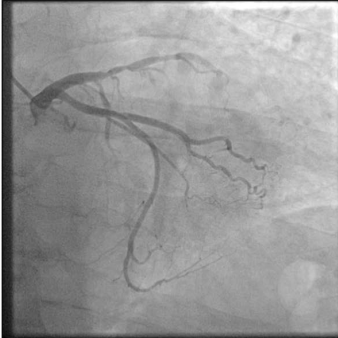
#> input picture data/real/image01.png, 338 x 338 px
$ python -i background_suppression.py   (imports and definitions only)
#> lines starting #> are read from the running program, lines starting #| are printed output that depends on the picture
"""
Background structure suppression: ribs, spine, lung fields, background noise.

Approach
--------
Ribs, spine, and lung fields are large, smoothly-varying (low spatial
frequency) anatomical structures compared to the thin, high-frequency
coronary artery vessels. This module exploits that frequency separation
using a fast homomorphic/high-pass strategy that is safe for real-time
(<=36 ms) operation:

  1. Estimate the background (low-frequency) component with a large-kernel
     Gaussian blur (separable => O(n) and very fast in OpenCV).
  2. Subtract the estimated background from the original frame (unsharp
     masking / high-pass filtering) to suppress ribs/spine/lungs while
     retaining thin vessel edges.
  3. Apply a morphological opening (large elliptical structuring element)
     as a second, complementary background estimate and subtract it too
     (a fast approximation of grayscale top-hat filtering), which further
     removes rib/spine remnants that Gaussian blur alone may not fully
     remove.
"""

from __future__ import annotations

import numpy as np
import cv2


def estimate_background_gaussian(img_float: np.ndarray, sigma: float = 25.0,
                                  pyramid_levels: int = 2) -> np.ndarray:
    """
    Large-scale low-frequency background estimate (ribs/spine/lungs).

    A true full-resolution Gaussian blur with a large sigma requires a huge
    kernel (O(sigma) size, applied over the whole image) which is too slow
    for the real-time budget. Instead we approximate it cheaply using an
    image-pyramid trick: downsample the image (cv2.pyrDown, each halving
    width/height and cost by ~4x), blur at the much smaller scale with a
    proportionally smaller sigma, then upsample back (cv2.pyrUp). This
    preserves the same effective spatial low-pass behaviour at a fraction
    of the compute cost.
    """
    small = img_float
    for _ in range(pyramid_levels):
        small = cv2.pyrDown(small)

    small_sigma = max(1.0, sigma / (2 ** pyramid_levels))
    ksize = int(2 * round(3 * small_sigma) + 1)
    small_blurred = cv2.GaussianBlur(small, (ksize, ksize), small_sigma)

    large = small_blurred
    for _ in range(pyramid_levels):
        large = cv2.pyrUp(large)

    h, w = img_float.shape
    if large.shape != (h, w):
        large = cv2.resize(large, (w, h), interpolation=cv2.INTER_LINEAR)
    return large


# [63 lines left out: functions estimate_background_morphological, estimate_rib_structures, not called in this run]


_RIB_KERNEL_CACHE: dict[tuple[int, float], np.ndarray] = {}


# [15 lines left out: function _rib_kernel, not called in this run]


def suppress_background(img_float: np.ndarray, gaussian_sigma: float = 25.0,
                         morph_radius: int = 15, blend: float = 0.5,
                         rib_length: int = 41) -> np.ndarray:
    """
    Suppress ribs/spine/lung/background structures via triple background
    estimation + subtraction (homomorphic-style high-pass filtering plus a
    targeted rib-line estimate).

    Returns a float32 image, still roughly in [0,1]-ish range but centered
    around 0.5 after suppression (values are re-normalized by caller/display).
    """
    bg_gauss = estimate_background_gaussian(img_float, sigma=gaussian_sigma)
    bg_morph = estimate_background_morphological(img_float, radius=morph_radius)
    bg_smooth = blend * bg_gauss + (1.0 - blend) * bg_morph

    rib_estimate = estimate_rib_structures(img_float, length=rib_length)
    # Only remove the rib contribution that exceeds the smooth low-frequency
    # background already captured above, avoiding double-subtraction.
    rib_excess = np.clip(rib_estimate - bg_smooth, 0.0, None)

    background = bg_smooth + rib_excess
    suppressed = img_float - background + 0.5  # recenter around mid-gray
    return np.clip(suppressed, 0.0, 1.0)

>>> import cv2
>>> picture = cv2.imread('../data/real/image01.png')
#> picture is the input picture: shape (338, 338, 3); min 3, max 255, mean 151.5
>>> result = suppress_background(picture)
#> the loop in estimate_background_gaussian, `for _ in range(pyramid_levels):` made 2 passes
#> pass 2, in estimate_background_gaussian, `small = cv2.pyrDown(small)`:
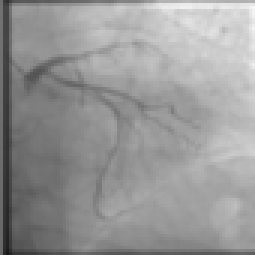
#> small: shape (85, 85, 3) (shown 3 times larger); min 23, max 248, mean 151.3
#> in estimate_background_gaussian, `small_blurred = cv2.GaussianBlur(small, (ksize, ksize), small_sigma)`:
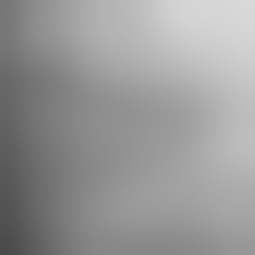
#> small_blurred: shape (85, 85, 3) (shown 3 times larger); min 74, max 216, mean 151.7
#> (the run stopped early here; a loop or call above may not have finished)

$ run again, on data/real/image02.png
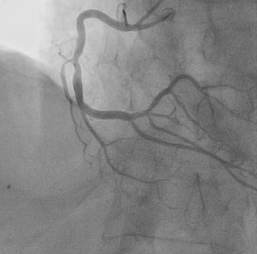
#> input picture data/real/image02.png, 257 x 254 px
#> picture is the input picture: shape (254, 257, 3); min 56, max 231, mean 133.6
#> in estimate_background_gaussian, `small_blurred = cv2.GaussianBlur(small, (ksize, ksize), small_sigma)`:
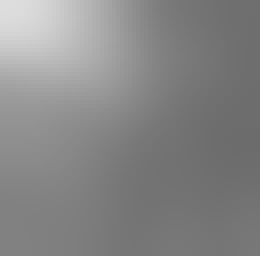
#> small_blurred: shape (64, 65, 3) (shown 4 times larger); min 108, max 221, mean 133.7

$ run again, on data/real/image03.png
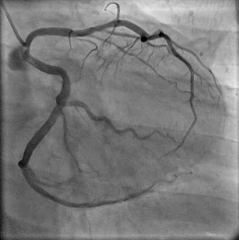
#> input picture data/real/image03.png, 239 x 240 px
#> picture is the input picture: shape (240, 239, 3); min 0, max 237, mean 121.7
#> the loop in estimate_background_gaussian, `for _ in range(pyramid_levels):` made 2 passes
#> pass 2, in estimate_background_gaussian, `small = cv2.pyrDown(small)`:
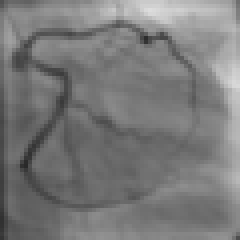
#> small: shape (60, 60, 3) (shown 4 times larger); min 41, max 221, mean 121.8
#> in estimate_background_gaussian, `small_blurred = cv2.GaussianBlur(small, (ksize, ksize), small_sigma)`:
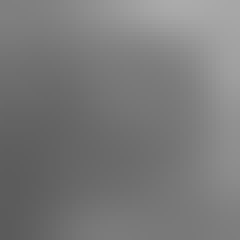
#> small_blurred: shape (60, 60, 3) (shown 4 times larger); min 91, max 171, mean 121.7
